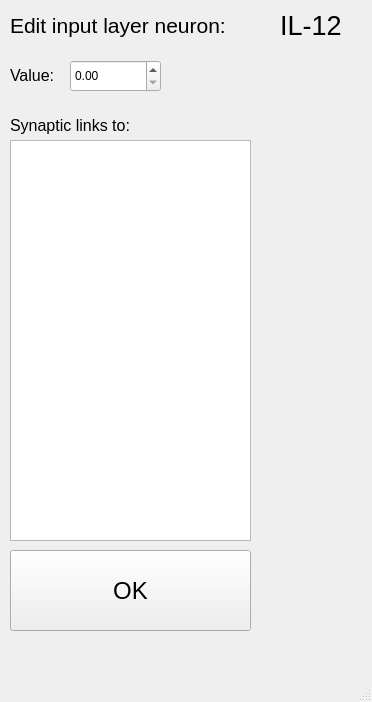
<?xml version="1.0" encoding="UTF-8"?>
<ui version="4.0">
 <class>EditInputLayerWindow</class>
 <widget class="QMainWindow" name="EditInputLayerWindow">
  <property name="geometry">
   <rect>
    <x>0</x>
    <y>0</y>
    <width>372</width>
    <height>702</height>
   </rect>
  </property>
  <property name="windowTitle">
   <string>Edit input layer neuron</string>
  </property>
  <widget class="QWidget" name="centralwidget">
   <widget class="QLabel" name="title_label">
    <property name="geometry">
     <rect>
      <x>10</x>
      <y>10</y>
      <width>251</width>
      <height>31</height>
     </rect>
    </property>
    <property name="font">
     <font>
      <pointsize>16</pointsize>
     </font>
    </property>
    <property name="text">
     <string>Edit input layer neuron:</string>
    </property>
   </widget>
   <widget class="QLabel" name="neuron_name">
    <property name="geometry">
     <rect>
      <x>280</x>
      <y>10</y>
      <width>161</width>
      <height>31</height>
     </rect>
    </property>
    <property name="font">
     <font>
      <pointsize>20</pointsize>
     </font>
    </property>
    <property name="text">
     <string>IL-12</string>
    </property>
   </widget>
   <widget class="QLabel" name="value_label">
    <property name="geometry">
     <rect>
      <x>10</x>
      <y>60</y>
      <width>51</width>
      <height>31</height>
     </rect>
    </property>
    <property name="font">
     <font>
      <pointsize>12</pointsize>
     </font>
    </property>
    <property name="text">
     <string>Value:</string>
    </property>
   </widget>
   <widget class="QDoubleSpinBox" name="value_sb">
    <property name="geometry">
     <rect>
      <x>70</x>
      <y>60</y>
      <width>91</width>
      <height>32</height>
     </rect>
    </property>
    <property name="maximum">
     <double>999.990000000000009</double>
    </property>
   </widget>
   <widget class="QLabel" name="sinaptics_label">
    <property name="geometry">
     <rect>
      <x>10</x>
      <y>110</y>
      <width>171</width>
      <height>31</height>
     </rect>
    </property>
    <property name="font">
     <font>
      <pointsize>12</pointsize>
     </font>
    </property>
    <property name="text">
     <string>Synaptic links to:</string>
    </property>
   </widget>
   <widget class="QListWidget" name="sinaptics_listWidget">
    <property name="geometry">
     <rect>
      <x>10</x>
      <y>140</y>
      <width>241</width>
      <height>401</height>
     </rect>
    </property>
    <property name="font">
     <font>
      <pointsize>14</pointsize>
     </font>
    </property>
   </widget>
   <widget class="QPushButton" name="okButton">
    <property name="geometry">
     <rect>
      <x>10</x>
      <y>550</y>
      <width>241</width>
      <height>81</height>
     </rect>
    </property>
    <property name="font">
     <font>
      <pointsize>18</pointsize>
     </font>
    </property>
    <property name="text">
     <string>OK</string>
    </property>
   </widget>
  </widget>
  <widget class="QMenuBar" name="menubar">
   <property name="geometry">
    <rect>
     <x>0</x>
     <y>0</y>
     <width>372</width>
     <height>30</height>
    </rect>
   </property>
  </widget>
  <widget class="QStatusBar" name="statusbar"/>
 </widget>
 <resources/>
 <connections/>
</ui>
